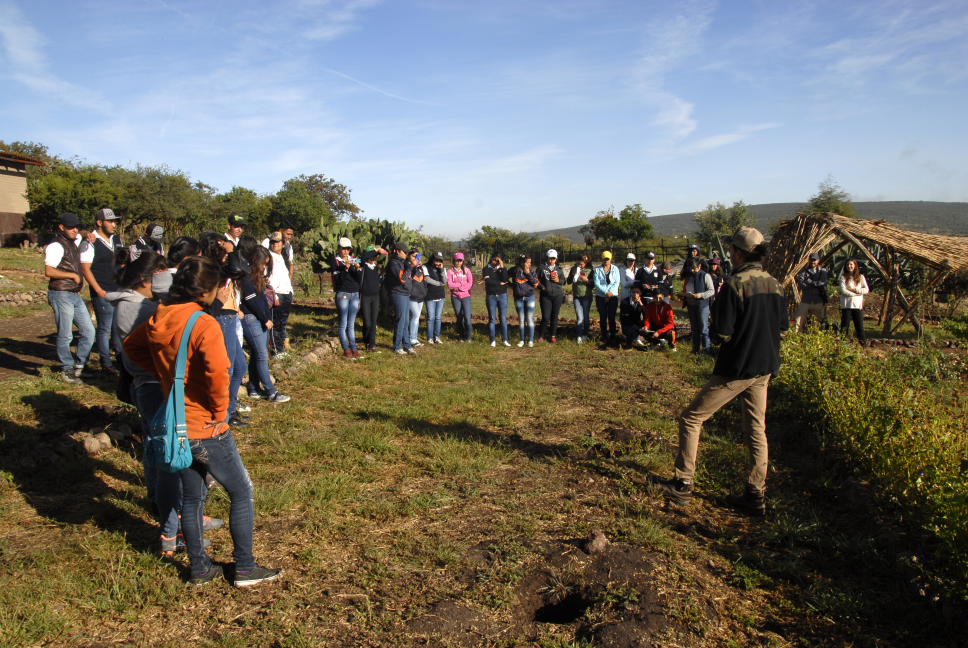
#> input picture DOI/Generado_Imagenes/imagenes/rancho.jpg, 3872 x 2592 px (shown at 1/4 size)
$ python GI2.py
#> lines starting #> are read from the running program, lines starting #| are printed output that depends on the picture; pictures that were not available may be replaced by others from this repository, and a replacement may not be noted
from PIL import Image
from random import randrange
from numpy import random

lista = ['imagenes/playita.jpg', 'imagenes/playa.jpg', 'imagenes/ciudad.jpg', 'imagenes/calle.jpg', 'imagenes/rancho.jpg']
lista2 = ['imagenes/bud.png', 'imagenes/caguama.png']

num_generar = 50
for i in range(num_generar):
    #imagen de fondo
    fondo = Image.open(random.choice(lista))
#> fondo is the input picture: PIL image 3872x2592 RGB; mean R, G, B 113.9, 111.1, 102.8

    #imagen tipo .png para colocar sobre el fondo
    objeto = Image.open(random.choice(lista2))
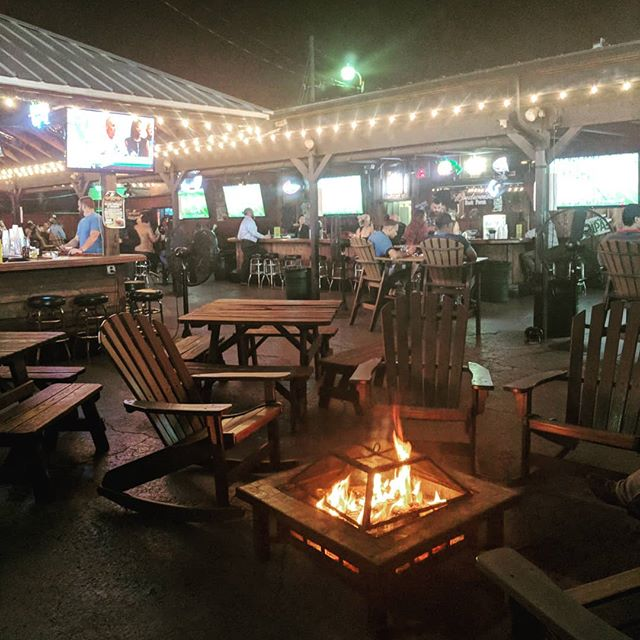
#> input picture DOI/Generado_Imagenes/imagenes/bar.jpg, 640 x 640 px, given in place of caguama.png, which was not available
#> objeto is the input picture: PIL image 640x640 RGB; mean R, G, B 92.6, 80.2, 66.8
    objeto = objeto.resize((objeto.width//5,objeto.height//5))
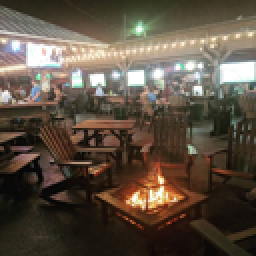
#> objeto: PIL image 128x128 RGB (shown 2 times larger); mean R, G, B 92.6, 80.2, 66.8
    objeto = objeto.rotate(randrange(180))
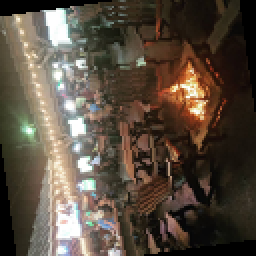
#> objeto: PIL image 128x128 RGB (shown 2 times larger); mean R, G, B 88.5, 76.5, 63.8

    #posicion random dentro de la imagen
    pos = ((fondo.width - randrange(fondo.width-objeto.width)), (fondo.height - randrange(fondo.height-objeto.height)))
#> pos = (768, 870)

    img_nueva = fondo.copy()
#> (the run stopped early here; a loop or call above may not have finished)
